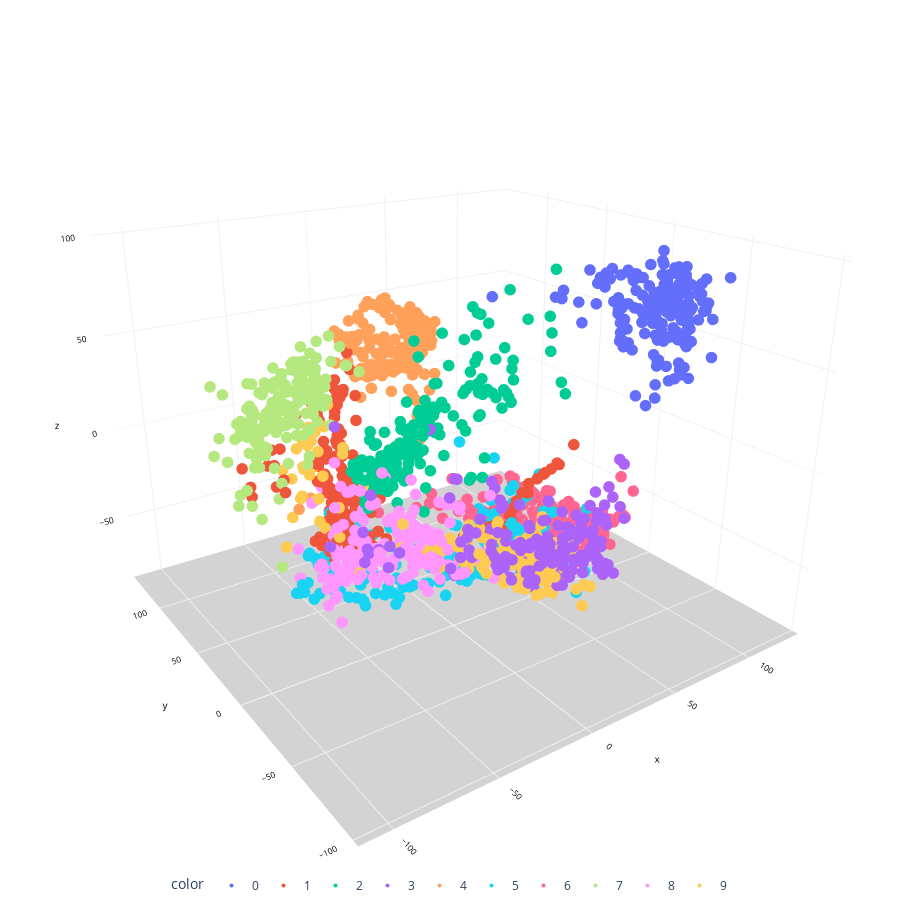

This figure's notebook cell:
### Code cell
# Create a 3D scatter plot
fig = px.scatter_3d(None, 
                    x=X_trans3[:,0], y=X_trans3[:,1], z=X_trans3[:,2],
                    color=y.astype(str),
                    height=900, width=900
                   )

# Update chart looks
fig.update_layout(title_text="Scatter 3D Plot",
                  showlegend=True,
                  legend=dict(orientation="h", yanchor="top", y=0, xanchor="center", x=0.5),
                  scene_camera=dict(up=dict(x=0, y=0, z=1), 
                                        center=dict(x=0, y=0, z=-0.2),
                                        eye=dict(x=-1.5, y=1.5, z=0.5)),
                                        margin=dict(l=0, r=0, b=0, t=0),
                  scene = dict(xaxis=dict(backgroundcolor='white',
                                          color='black',
                                          gridcolor='#f0f0f0',
                                          title_font=dict(size=10),
                                          tickfont=dict(size=10),
                                         ),
                               yaxis=dict(backgroundcolor='white',
                                          color='black',
                                          gridcolor='#f0f0f0',
                                          title_font=dict(size=10),
                                          tickfont=dict(size=10),
                                          ),
                               zaxis=dict(backgroundcolor='lightgrey',
                                          color='black', 
                                          gridcolor='#f0f0f0',
                                          title_font=dict(size=10),
                                          tickfont=dict(size=10),
                                         )))

# Update marker size
fig.update_traces(marker=dict(size=4))

fig.show()

### Figure 1 — Plotly figure (JSON) as saved in the notebook; plotly's stock layout.template omitted (floating-point values rounded to 4 significant figures; data arrays with more than 128 entries replaced by an {"elided": "..."} marker saying what was removed)
{"data": [{"hovertemplate": "color=0<br>x=%{x}<br>y=%{y}<br>z=%{z}<extra></extra>", "legendgroup": "0", "marker": {"color": "#636efa", "size": 4, "symbol": "circle"}, "mode": "markers", "name": "0", "scene": "scene", "showlegend": true, "type": "scatter3d", "x": {"elided": "178 float values"}, "y": {"elided": "178 float values"}, "z": {"elided": "178 float values"}}, {"hovertemplate": "color=1<br>x=%{x}<br>y=%{y}<br>z=%{z}<extra></extra>", "legendgroup": "1", "marker": {"color": "#EF553B", "size": 4, "symbol": "circle"}, "mode": "markers", "name": "1", "scene": "scene", "showlegend": true, "type": "scatter3d", "x": {"elided": "182 float values"}, "y": {"elided": "182 float values"}, "z": {"elided": "182 float values"}}, {"hovertemplate": "color=2<br>x=%{x}<br>y=%{y}<br>z=%{z}<extra></extra>", "legendgroup": "2", "marker": {"color": "#00cc96", "size": 4, "symbol": "circle"}, "mode": "markers", "name": "2", "scene": "scene", "showlegend": true, "type": "scatter3d", "x": {"elided": "177 float values"}, "y": {"elided": "177 float values"}, "z": {"elided": "177 float values"}}, {"hovertemplate": "color=3<br>x=%{x}<br>y=%{y}<br>z=%{z}<extra></extra>", "legendgroup": "3", "marker": {"color": "#ab63fa", "size": 4, "symbol": "circle"}, "mode": "markers", "name": "3", "scene": "scene", "showlegend": true, "type": "scatter3d", "x": {"elided": "183 float values"}, "y": {"elided": "183 float values"}, "z": {"elided": "183 float values"}}, {"hovertemplate": "color=4<br>x=%{x}<br>y=%{y}<br>z=%{z}<extra></extra>", "legendgroup": "4", "marker": {"color": "#FFA15A", "size": 4, "symbol": "circle"}, "mode": "markers", "name": "4", "scene": "scene", "showlegend": true, "type": "scatter3d", "x": {"elided": "181 float values"}, "y": {"elided": "181 float values"}, "z": {"elided": "181 float values"}}, {"hovertemplate": "color=5<br>x=%{x}<br>y=%{y}<br>z=%{z}<extra></extra>", "legendgroup": "5", "marker": {"color": "#19d3f3", "size": 4, "symbol": "circle"}, "mode": "markers", "name": "5", "scene": "scene", "showlegend": true, "type": "scatter3d", "x": {"elided": "182 float values"}, "y": {"elided": "182 float values"}, "z": {"elided": "182 float values"}}, {"hovertemplate": "color=6<br>x=%{x}<br>y=%{y}<br>z=%{z}<extra></extra>", "legendgroup": "6", "marker": {"color": "#FF6692", "size": 4, "symbol": "circle"}, "mode": "markers", "name": "6", "scene": "scene", "showlegend": true, "type": "scatter3d", "x": {"elided": "181 float values"}, "y": {"elided": "181 float values"}, "z": {"elided": "181 float values"}}, {"hovertemplate": "color=7<br>x=%{x}<br>y=%{y}<br>z=%{z}<extra></extra>", "legendgroup": "7", "marker": {"color": "#B6E880", "size": 4, "symbol": "circle"}, "mode": "markers", "name": "7", "scene": "scene", "showlegend": true, "type": "scatter3d", "x": {"elided": "179 float values"}, "y": {"elided": "179 float values"}, "z": {"elided": "179 float values"}}, {"hovertemplate": "color=8<br>x=%{x}<br>y=%{y}<br>z=%{z}<extra></extra>", "legendgroup": "8", "marker": {"color": "#FF97FF", "size": 4, "symbol": "circle"}, "mode": "markers", "name": "8", "scene": "scene", "showlegend": true, "type": "scatter3d", "x": {"elided": "174 float values"}, "y": {"elided": "174 float values"}, "z": {"elided": "174 float values"}}, {"hovertemplate": "color=9<br>x=%{x}<br>y=%{y}<br>z=%{z}<extra></extra>", "legendgroup": "9", "marker": {"color": "#FECB52", "size": 4, "symbol": "circle"}, "mode": "markers", "name": "9", "scene": "scene", "showlegend": true, "type": "scatter3d", "x": {"elided": "180 float values"}, "y": {"elided": "180 float values"}, "z": {"elided": "180 float values"}}], "layout": {"height": 900, "legend": {"orientation": "h", "title": {"text": "color"}, "tracegroupgap": 0, "x": 0.5, "xanchor": "center", "y": 0, "yanchor": "top"}, "margin": {"b": 0, "l": 0, "r": 0, "t": 0}, "scene": {"aspectmode": "auto", "aspectratio": {"x": 1.111, "y": 1.075, "z": 0.8369}, "camera": {"center": {"x": 0, "y": 0, "z": 0}, "eye": {"x": -1.197, "y": -1.727, "z": 0.8467}, "projection": {"type": "perspective"}, "up": {"x": 0, "y": 0, "z": 1}}, "domain": {"x": [0, 1], "y": [0, 1]}, "xaxis": {"backgroundcolor": "white", "color": "black", "gridcolor": "#f0f0f0", "tickfont": {"size": 10}, "title": {"font": {"size": 10}, "text": "x"}, "type": "linear"}, "yaxis": {"backgroundcolor": "white", "color": "black", "gridcolor": "#f0f0f0", "tickfont": {"size": 10}, "title": {"font": {"size": 10}, "text": "y"}, "type": "linear"}, "zaxis": {"backgroundcolor": "lightgrey", "color": "black", "gridcolor": "#f0f0f0", "tickfont": {"size": 10}, "title": {"font": {"size": 10}, "text": "z"}, "type": "linear"}}, "showlegend": true, "title": {"text": "Scatter 3D Plot"}, "width": 900}}
